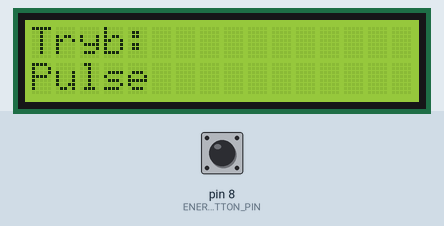
Simulated run of this sketch. Board: Arduino Uno, built with avr-gcc and run on an emulated ATmega328P. On the bench: 16×2 character LCD. Inputs (shaded band) come from the test bench; at power-on: pin 8 (ENERGY_BUTTON_PIN) LOW. What the sketch prints to the serial monitor is not drawn.

Above: at 2.6 s.
2.7 s: pin 8 (ENERGY_BUTTON_PIN) pulled HIGH for 2.35 s
At 4.9 s:
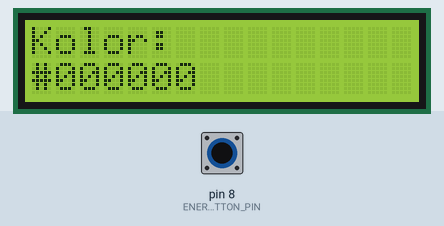
At 6.6 s:
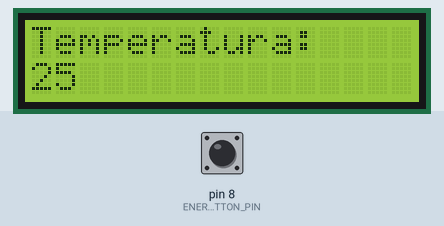
Timing chart, 0 to 8.1 s (numbered marks = the images above; inputs shaded):
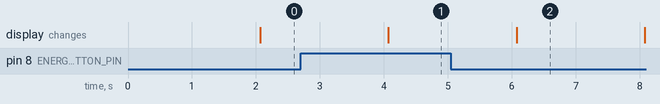

The sketch:

arduino_uno.ino
```cpp
#include <LiquidCrystal.h>
#define LOOP_DELAY 1000
#define ENERGY_BUTTON_PIN 8

const int rs = 2, en = 3, d4 = 4, d5 = 5, d6 = 6, d7 = 7;
LiquidCrystal lcd(rs, en, d4, d5, d6, d7);
const String headers[3] = {"Temperatura:","Tryb:", "Kolor:"};
String data[3];
int show_count = 0;

//funkcja pobierająca dane z NMCU
//TODO
void get_furnace_data(){
  data[0] = "25";
  data[1] = "Pulse";
  data[2] = "#000000";
}

//funkcja wyświetlająca dwie linie
void show(String first_line, String second_line){
  lcd.clear();
  if(second_line=="") second_line="            ";
  if(first_line=="") first_line="            ";

  lcd.setCursor(0,0);
  lcd.print(first_line);

  lcd.setCursor(0, 1);
  lcd.print(second_line);
}


//funkcja przesuwająca cały tekst w lewo 'duration' ilość razy
void scroll(int duration){
  for(int i = 0 ; i < duration; i++){
    for (int positionCounter = 0; positionCounter < 13; positionCounter++) {
      lcd.scrollDisplayLeft();
      delay(LOOP_DELAY);
    }
  }
}

//Funkcja updatująca rzeczy z servera i incrementująca w mod3 show_count
void next(){
    get_furnace_data();
    if(show_count==2) show_count = 0;
    else show_count++;
}

void setup() {
  Serial.begin(9600); // TODELETE
  //ustawianie wymiarów wyświetlacza
  lcd.begin(16, 2);
  //ustawianie pina do przycisku dodającego energię
  pinMode(ENERGY_BUTTON_PIN, INPUT);
  //inicjalizowanie danych
  get_furnace_data();
}

//TODO
//funkcja wysyłająca
void add_energy_usage(int value){
  Serial.write("Done\n");
}


void loop() {
  //jeśli nacisnięty guzik to dodaje energie
  if(digitalRead(ENERGY_BUTTON_PIN)==HIGH) add_energy_usage(100);
  else  Serial.write("Not Done\n"); //TODELETE
  next();
  delay(2000);
  show(headers[show_count], data[show_count]);
}
```
